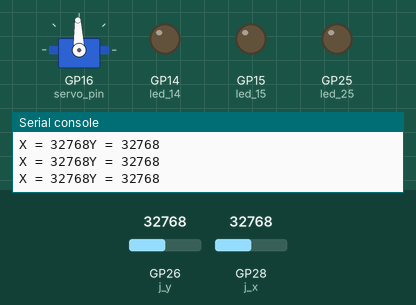
Simulated run of this program. Board: Raspberry Pi Pico running MicroPython. Parts: servo, output pins drawn as LEDs (lit = HIGH), the last lines printed to the serial console. Inputs (shaded band) come from the test bench; at power-on: GP28 (j_x) = 32768, GP26 (j_y) = 32768 (analog values on the 0–65535 scale). Servo angles are drawn from the pulse width (0.5 ms = 0°, 2.5 ms = 180°).

Above: at 1.2 s.
1.3 s: GP28 (j_x) set to 7864
At 2.5 s:
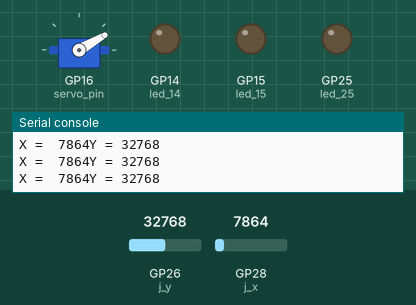
2.8 s: GP28 (j_x) set to 345
At 4.0 s:
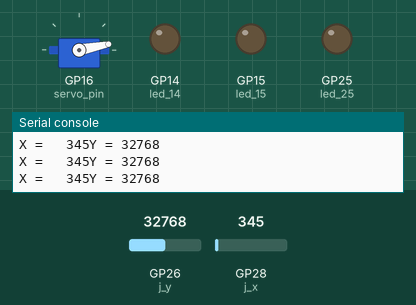
4.3 s: GP26 (j_y) set to 31024
5.8 s: GP26 (j_y) set to 29360
At 6.8 s:
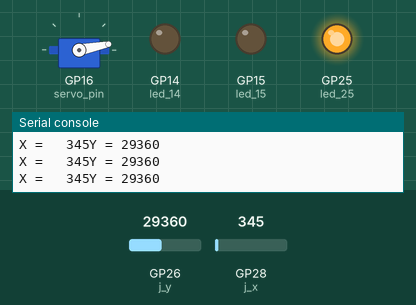
7.3 s: GP28 (j_x) set to 19660
At 8.2 s:
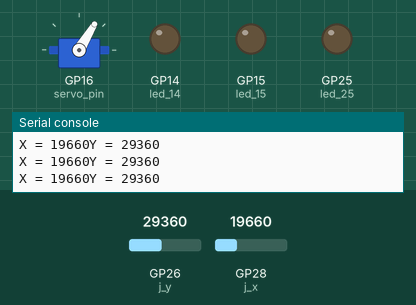
8.8 s: GP28 (j_x) set to 45874
At 9.6 s:
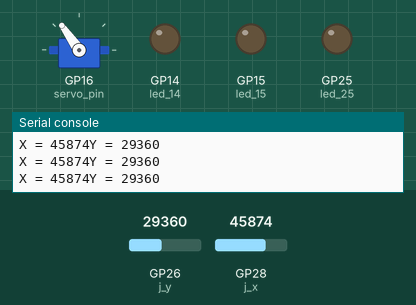
Timing chart, 0 to 11.3 s (numbered marks = the images above; inputs shaded):
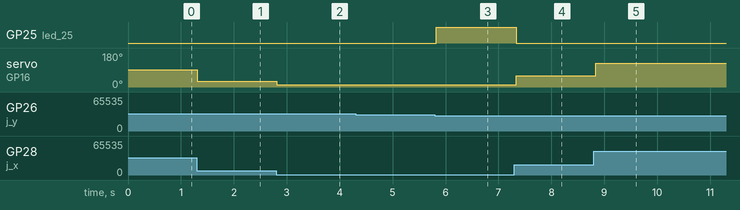

Measured:
- the behaviour switches between 30000 and 29984 on GP26 (j_y) (found by bisection; images 2 and 3)
- after the input at 1.3 s, servo on GP16 (servo_pin): 92° → 30° at once
- after the input at 2.8 s, servo on GP16 (servo_pin): 30° → 11° at once
- after the input at 5.8 s, GP25 (led_25): LOW → HIGH at once
- after the input at 7.3 s, GP25 (led_25): HIGH → LOW at once; servo on GP16 (servo_pin): 11° → 59° at once
- after the input at 8.8 s, servo on GP16 (servo_pin): 59° → 125° at once

The program:

Joy_stick_LED_SERVO_Moter.py
```python
from machine import Pin, ADC, PWM
from time import sleep

led_14 = Pin(14, Pin.OUT)
led_15 = Pin(15, Pin.OUT)
led_25 = Pin(25, Pin.OUT)

j_x = ADC(2)
j_y = ADC(0)

servo_pin = PWM(Pin(16))
servo_pin.freq(50)

def var():


    print('{}{:5}{}{:5}'.format('X = ', read_x, 'Y = ', read_y))

    if (read_x > 30000) and (read_y > 60000):
        led_14.on()
        sleep(0.1)
    elif (read_x < 1000) and (read_y < 30000):
        led_25.on()
        sleep(0.1)
    elif (read_x > 60000) and (read_y < 30000):
        led_15.on()
        sleep(0.1)
    else:
        led_14.off()
        led_15.off()
        led_25.off()
        sleep(0.1)


def map_range(x, in_min, in_max, out_min, out_max):
    return (x - in_min) * (out_max - out_min) / (in_max - in_min) + out_min


def servo(degrees):
    degrees = max(0, min(180, degrees))  # Clamp degrees between 0 and 180
    duty_cycle = map_range(degrees, 0, 180, 2000, 8000)
    servo_pin.duty_u16(int(duty_cycle))


while True:
    read_x = j_x.read_u16()
    read_y = j_y.read_u16()

    mapped_x = map_range(read_x, 0, 65535, 0, 180)
    mapped_y = map_range(read_y, 0, 65535, 0, 180)

    servo(mapped_x)  # Move servo based on mapped x value

    var()
```
